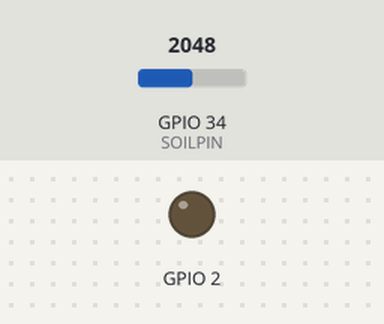
Recording of a sketch running on a simulated ESP32. Parts: output pins drawn as LEDs (lit = HIGH). Inputs (shaded band) come from the test bench; at power-on: GPIO 34 (SOILPIN) = 2048. WiFi joins after 1.5 s; servers stay silent unless stated; uploads are accepted with an empty reply; random numbers use the default seed unless the sketch sets one; what the sketch prints to the serial monitor is not drawn.

Above: at 0.0 s.
At 1.6 s:
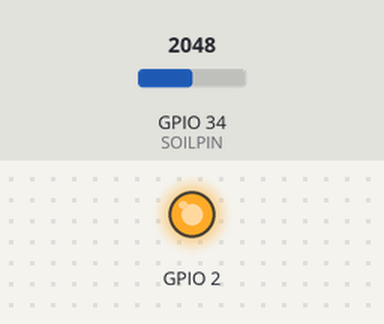
Timing chart, 0 to 3.1 s (numbered marks = the images above):
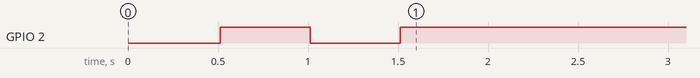

The sketch:

ESP32SendToSheet.ino
```cpp
#include <WiFi.h>
#include <HTTPClient.h>
#include "DHT.h"
#define DHTPIN 13
#define SOILPIN 34 //new code
#define DHTTYPE DHT11
DHT dht(DHTPIN, DHTTYPE);

int sensorValue = 0;//newcode

const char * ssid = "4GModem";  // type your Wifi name
const char * password = "12345678abc";  // Type your wifi password
String GOOGLE_SCRIPT_ID = "AKfycbxSNxfLt9ZE3MX8LzBtyP0Xotdq3vld4Poqsous8bJvM7cvPtK90kXbEyHxx0CrM1wnnw";  // Type your App Script id
const int sendInterval = 50;

WiFiClientSecure client;

void setup() {
 pinMode(2,OUTPUT);
  dht.begin();
  Serial.begin(115200);
  delay(10);
  WiFi.mode(WIFI_STA);
  WiFi.begin(ssid, password);
  Serial.print("Connecting to Wi-Fi");
  while (WiFi.status() != WL_CONNECTED) {
    digitalWrite(2,LOW);
    delay(500);
    Serial.print(".");
    digitalWrite(2,HIGH);
    delay(500);
  }
  Serial.println("OK");
  }
void loop()
{
    //float h = dht.readHumidity();
    //float t = dht.readTemperature();
    float h = random(50,70);
    float t = random(25,40);
    sensorValue = analogRead(SOILPIN);
    sensorValue = map(sensorValue,0,4095,100,0);

    if (isnan(h) || isnan(t))
    {
      Serial.println(F("Failed to read from DHT sensor!"));
      return;
    }
     write_google_sheet( "value1="+String(h)+"&value2="+String(t)+"&value3="+String(sensorValue));
     delay(1000);
}
void write_google_sheet(String params) {
    HTTPClient http;
    String url="https://script.google.com/macros/s/"+GOOGLE_SCRIPT_ID+"/exec?"+params;
    Serial.println(url);
    Serial.println("Updating Temperature,Humidity,Soil Status");
    http.begin(url.c_str());
    http.setFollowRedirects(HTTPC_STRICT_FOLLOW_REDIRECTS);
    int httpCode = http.GET();
    Serial.print("HTTP Status Code: ");
    Serial.println(httpCode);
    String payload;
    if (httpCode > 0) {
        payload = http.getString();
        Serial.println("Payload: "+payload);
    }
    http.end();
}
```
